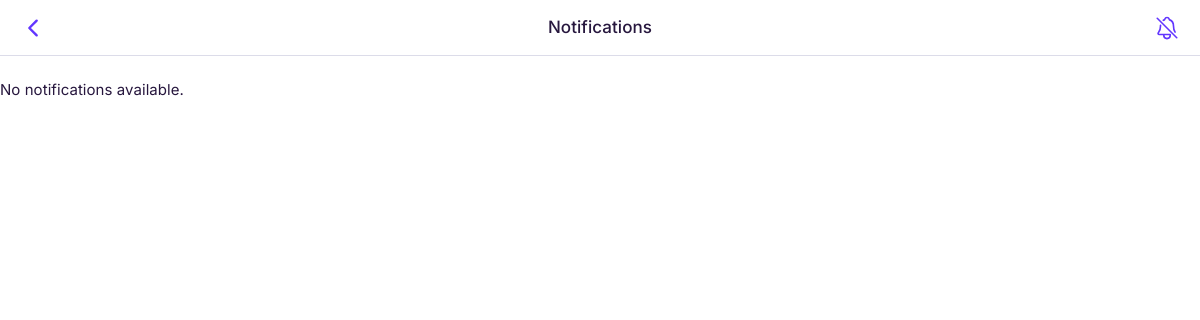
Before: /transactions/app-notifications/ (signed in) with the older database file.
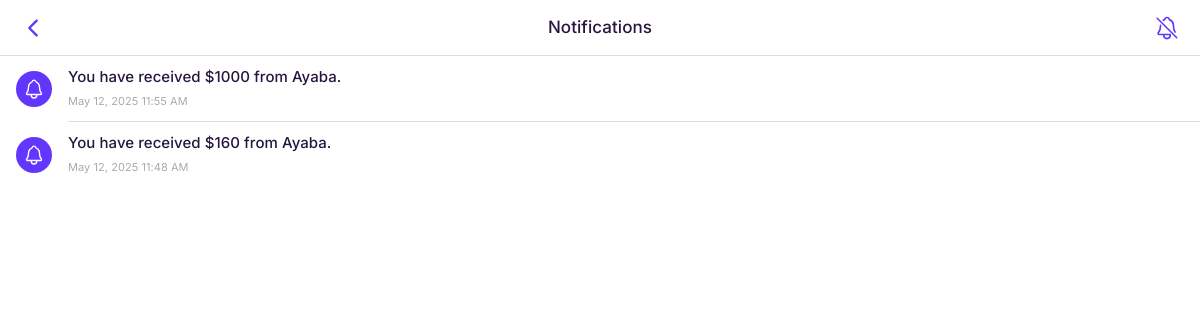
After: the same page with the newer database file.
### transactions/models.py (models this page shows, shortened)
class Notification(models.Model):
    user = models.ForeignKey(User, on_delete=models.CASCADE, related_name="notifications")
    message = models.TextField()
    is_read = models.BooleanField(default=False)
    created_at = models.DateTimeField(auto_now_add=True)

### transactions/views.py (the view)
# urls.py: path('app-notifications/', app_notifications, name='app_notifications'),
@login_required
def app_notifications(request):
    notifications = Notification.objects.filter(user=request.user).order_by('-created_at')
    return render(request, "app-notifications.html", {"notifications": notifications})

### templates/app-notifications.html (shortened to what this page needs)
{% load static %}
<!doctype html>
<html lang="en">
<head>
    <link rel="stylesheet" href="{% static 'css/style.css' %}">
</head>
<body class="bg-white">
    <div class="appHeader">
        <div class="left">
            <a href="{% url 'dashboard' %}" class="headerButton goBack">
                <ion-icon name="chevron-back-outline"></ion-icon>
            </a>
        </div>
        <div class="pageTitle">
            Notifications
        </div>
        <div class="right">
            <a href="#" class="headerButton" onclick="toastbox('toast-example-1', 3000)">
                <ion-icon name="notifications-off-outline"></ion-icon>
            </a>
        </div>
    </div>
    <div id="appCapsule">
        <div class="section full">
            <ul class="listview image-listview flush">
                {% for notification in notifications %}
                <li class="{% if not notification.is_read %}active{% endif %}">
                    <a href="{% url 'dashboard_func:app_notification_detail' notification.id %}" class="item">
                        <div class="icon-box bg-primary">
                            <ion-icon name="notifications-outline"></ion-icon>
                        </div>
                        <div class="in">
                            <div>
                                <div class="mb-05"><strong>{{ notification.message }}</strong></div>
                                <div class="text-xsmall">{{ notification.created_at|date:"M d, Y h:i A" }}</div>
                            </div>
                        </div>
                    </a>
                </li>
                {% empty %}
                <li>
                    <div class="text-center mt-3">
                        <p>No notifications available.</p>
                    </div>
                </li>
                {% endfor %}
            </ul>
        </div>
    </div>
</body>
</html>

Changed rows visible on the page:
added Notification: message "You have received $1000 from Ayaba.", created_at "May 12, 2025 11:55 AM"
added Notification: message "You have received $160 from Ayaba.", created_at "May 12, 2025 11:48 AM"
Other visible differences:
text no longer shown: "No notifications available."
